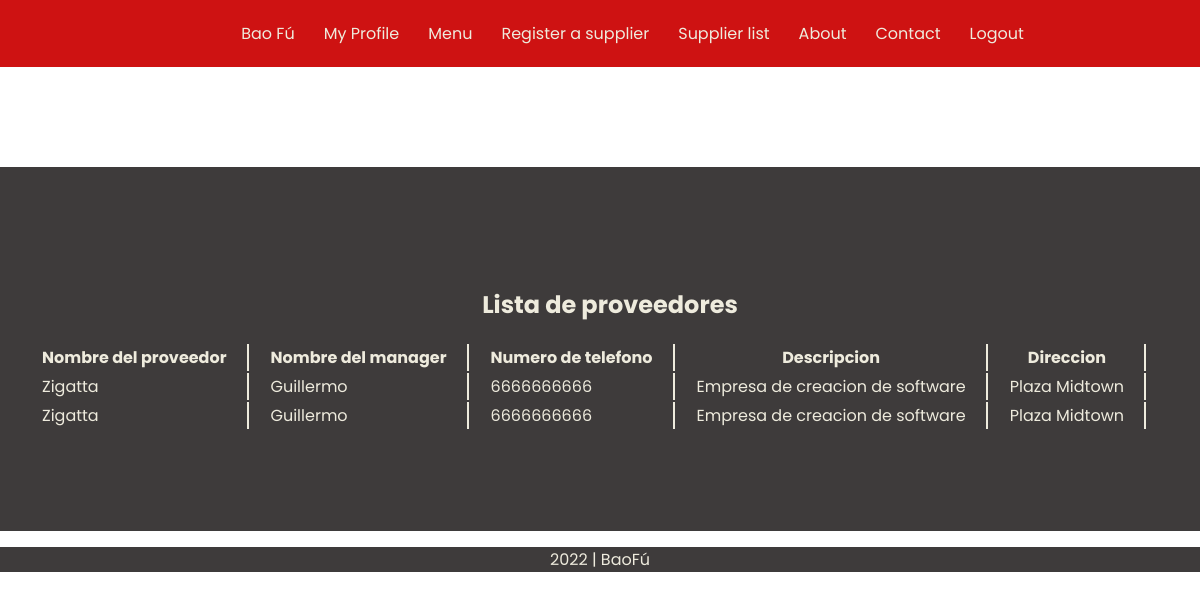
The app's page /supplier_list/ (signed in), older data.
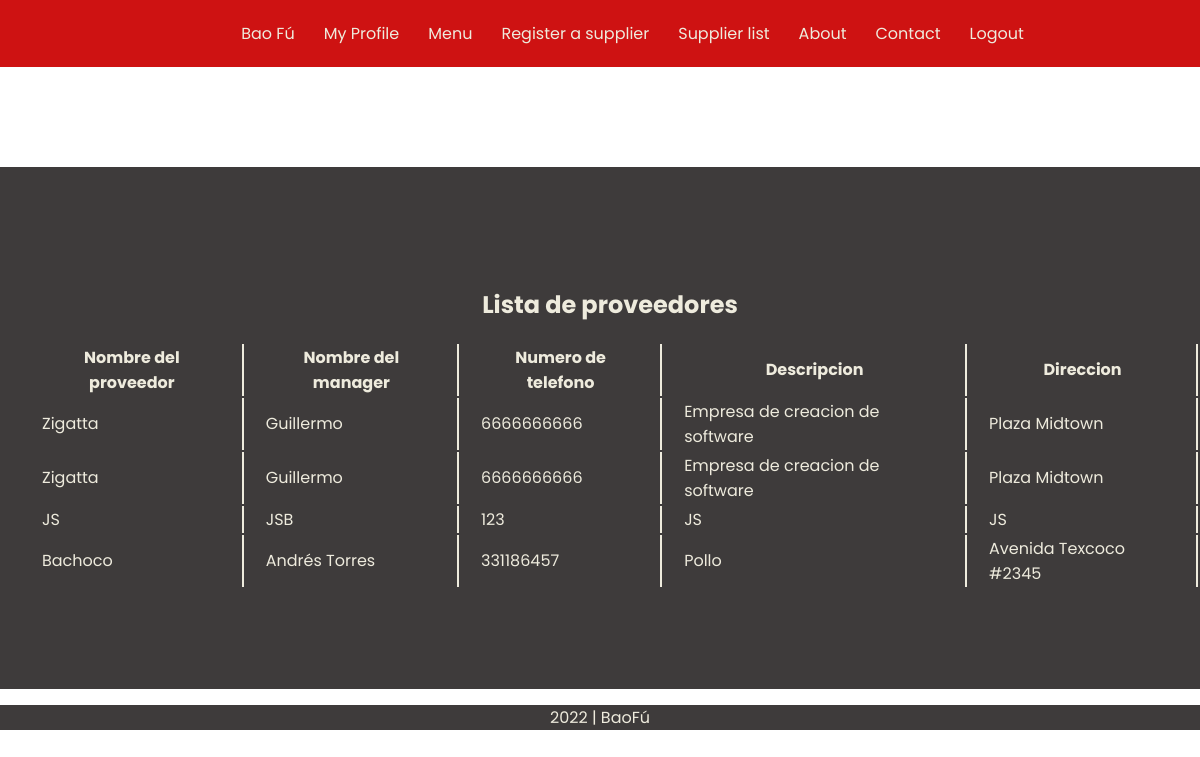
The same page, newer data.
### services/models.py (models this page shows)
class Supplier(models.Model):
    name = models.CharField(max_length=100)
    manager_name = models.CharField(max_length=100)
    phone_number = models.CharField(max_length=100)
    description = models.CharField(max_length=300)
    address = models.CharField(max_length=150)

### services/views.py (the view)
# urls.py: path('supplier_list/', SupplierList.as_view(), name="supplierlist"),
class SupplierList(generic.ListView):
    model = Supplier
    context_object_name = "supplier_list"
    template_name = "supplier_list.html"

### templates/supplier_list.html (shortened to what this page needs)
{% extends 'base.html' %}
{% block navbar %}
    {% include 'navbar.html' %}
{% endblock %}
{% block main %}
<div class="listaSUP">
  <h1>Lista de proveedores</h1>
  <table class="table">
      <thead class="tableThead">
        <tr>
            <th>Nombre del proveedor</th>
            <th>Nombre del manager</th>
            <th>Numero de telefono</th>
            <th>Descripcion</th>
            <th>Direccion</th>
        </tr>
      </thead>
      <tbody class="tableBody">
      {% for supplier in supplier_list %}
        <tr>
            <td>{{supplier.name}}</td>
            <td>{{supplier.manager_name}}</td>
            <td>{{supplier.phone_number}}</td>
            <td>{{supplier.description}}</td>
            <td>{{supplier.address}}</td>
        </tr>
      {% endfor %}
      </tbody>
    </table>
</div>
{% endblock %}

### templates/base.html (shortened to what this page needs)
{%load static%}
<!DOCTYPE html>
<html lang="en">
  <head>
    <link rel="stylesheet" href="{% static 'css/styles.css'%}">
  </head>
  <body>
{% if request.user.is_authenticated %}
    <header>
        {% block navbar%}{% endblock %}
    </header>
    <section style="margin-top: 100px;">
        {% block main %}
        {% endblock %}
    </section>
    {% block footer %}
        {% include "footer.html" %}
    {% endblock %}
{% else %}
    {% include "login.html" %}
{% endif %}
  </body>
</html>

### templates/navbar.html
{%load static%}
<link rel="stylesheet" href="{% static 'css/styles.css'%}">
    <nav class="menu">
          <ul>
            <li class="drop"><a class="navbar-brand" href="{% url 'home' %}">Bao Fú</a></li>
            <li class="drop"><a href="{% url 'profile' %}">My Profile</a></li>
            <li class="drop"><a href="{% url 'menu' %}">Menu</a></li>
            <li class="drop"><a href="{% url 'supplier' %}">Register a supplier</a></li>
            <li class="drop"><a href="{% url 'supplierlist' %}">Supplier list</a></li>
            <li class="drop"><a href="{% url 'about' %}">About</a></li>
            <li class="drop"><a href="{% url 'contact' %}">Contact</a></li>
            <li class="drop"><a href="{% url 'logout' %}">Logout</a></li>
          </ul>
    </nav>

### templates/footer.html
{%load static%}
<footer class="footer">
  <div class="container">
    <p class="text-muted">2022 | BaoFú</p>
  </div>
</footer>

### static/css/styles.css (style rules this page uses)
body { margin: 0; padding: 0; background: url('https://www.thespruceeats.com/thmb/X6mg_2VBCQQ2X8VrLcPTf8_4ce0=/2733x2050/smart/filters:no_upscale()/chinese-take-out-472927590-57d31fff3df78c5833464e7b.jpg'); background-attachment: fixed; background-size: cover; }
.menu { display: flex; align-items: center; justify-content: center; width: 100%; background: #CE1212; }
.menu ul { list-style: none; padding-top: 5px; padding-bottom: 5px; }
.menu ul .drop { display: inline-block; }
.drop a { margin-left: 25px; margin-left: 25px; text-decoration: none; color: #EEEBDD; font-family: 'Poppins'; }
.listaSUP { padding-top: 100px; padding-bottom: 100px; padding-left: 20px; background-color: #1b1717d7; color: #EEEBDD; font-family: 'Poppins'; }
.listaSUP h1 { text-align: center; }
.tableThead tr th { border-right: #EEEBDD 2px solid; padding-right: 20px; padding-left: 20px; }
.tableBody tr td { border-right: #EEEBDD 2px solid; padding-right: 20px; padding-left: 20px; }
.footer { background-color: #1b1717d7; color: #EEEBDD; font-family: 'Poppins'; text-align: center; }

Row changes from the older to the newer data that the page shows:
added Supplier: name "JS", manager_name "JSB", phone_number "123", description "JS", address "JS"
added Supplier: name "Bachoco", manager_name "Andrés Torres", phone_number "331186457", description "Pollo", address "Avenida Texcoco #2345"
